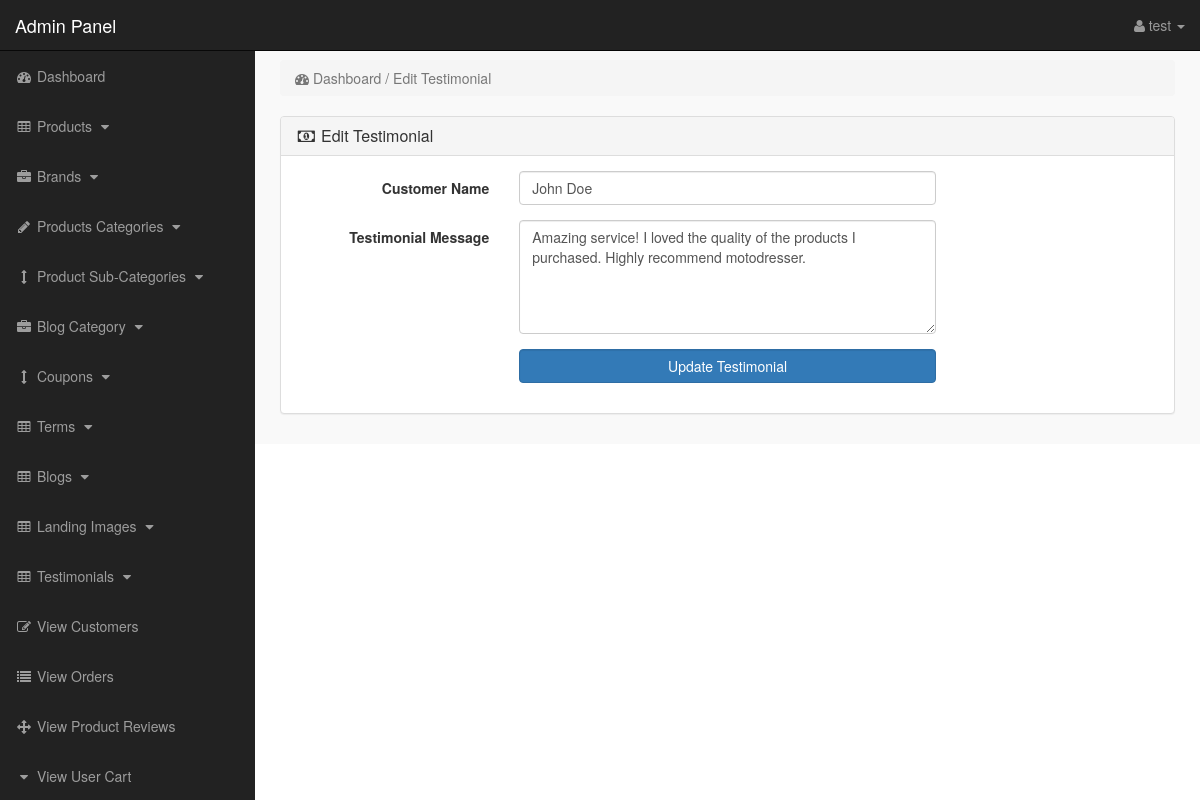
The app's page /admin_area/index?edit_testimonial=1 (signed in) with its own data.
### tables this page shows
CREATE TABLE `testimonials` (
  `id` int(11) NOT NULL,
  `t_name` varchar(100) NOT NULL,
  `t_message` text NOT NULL,
  `t_date_created` datetime DEFAULT current_timestamp(),
  `t_date_updated` datetime DEFAULT current_timestamp()
);

### admin_area/edit_testimonial.php (the view, shortened to what this page needs)
<?php
if (!isset($_SESSION['admin_email'])) {
    echo "<script>window.open('login','_self')</script>";
} else {
?>
    <?php
    if (isset($_GET['edit_testimonial'])) {
        $edit_testimonial = $_GET['edit_testimonial'];
        $get_testimonial = "SELECT * FROM testimonials WHERE id='$edit_testimonial'";
        $run_testimonial = mysqli_query($con, $get_testimonial);
        $row_testimonial = mysqli_fetch_array($run_testimonial);
        $t_name = $row_testimonial['t_name'];
        $t_message = $row_testimonial['t_message'];
    }
    ?>
    <div class="row">
        <div class="col-lg-12">
            <ol class="breadcrumb">
                <li class="active">
                    <i class="fa fa-dashboard"></i> Dashboard / Edit Testimonial
                </li>
            </ol>
        </div>
    </div>
    <div class="row">
        <div class="col-lg-12">
            <div class="panel panel-default">
                <div class="panel-heading">
                    <h3 class="panel-title">
                        <i class="fa fa-money fa-fw"> </i> Edit Testimonial
                    </h3>
                </div>
                <div class="panel-body">
                    <form class="form-horizontal" action="" method="post">
                        <div class="form-group">
                            <label class="col-md-3 control-label"> Customer Name </label>
                            <div class="col-md-6">
                                <input type="text" name="t_name" class="form-control" value="<?php echo htmlspecialchars($t_name); ?>" required>
                            </div>
                        </div>
                        <div class="form-group">
                            <label class="col-md-3 control-label"> Testimonial Message </label>
                            <div class="col-md-6">
                                <textarea name="t_message" class="form-control" rows="5" required><?php echo htmlspecialchars($t_message); ?></textarea>
                            </div>
                        </div>
                        <div class="form-group">
                            <label class="col-md-3 control-label"> </label>
                            <div class="col-md-6">
                                <input type="submit" name="update" class="form-control btn btn-primary" value=" Update Testimonial ">
                            </div>
                        </div>
                    </form>
                </div>
            </div>
        </div>
    </div>
<?php } ?>

### admin_area/includes/sidebar.php (shortened to what this page needs)
<?php
if (!isset($_SESSION['admin_email'])) {
    echo "<script>window.open('login','_self')</script>";
} else {
?>
    <nav class="navbar navbar-inverse navbar-fixed-top">
        <div class="navbar-header">
            <a class="navbar-brand" href="index?dashboard">Admin Panel</a>
        </div>
        <ul class="nav navbar-right top-nav">
            <li class="dropdown">
                <a href="#" class="dropdown-toggle" data-toggle="dropdown">
                    <i class="fa fa-user"></i>
                    <?php echo $admin_name; ?> <b class="caret"></b>
                </a>
            </li>
        </ul>
        <div class="collapse navbar-collapse navbar-ex1-collapse">
            <ul class="nav navbar-nav side-nav">
                <li>
                    <a href="index?dashboard">
                        <i class="fa fa-fw fa-dashboard"></i> Dashboard
                    </a>
                </li>
                <li>
                    <a href="#" data-toggle="collapse" data-target="#products">
                        <i class="fa fa-fw fa-table"></i> Products
                        <i class="fa fa-fw fa-caret-down"></i>
                    </a>
                </li>
                <li>
                    <a href="#" data-toggle="collapse" data-target="#manufacturers">
                        <i class="fa fa-fw fa-briefcase"></i> Brands
                        <i class="fa fa-fw fa-caret-down"></i>
                    </a>
                </li>
                <li>
                    <a href="#" data-toggle="collapse" data-target="#p_cat">
                        <i class="fa fa-fw fa-pencil"></i> Products Categories
                        <i class="fa fa-fw fa-caret-down"></i>
                    </a>
                </li>
                <li>
                    <a href="#" data-toggle="collapse" data-target="#cat">
                        <i class="fa fa-fw fa-arrows-v"></i> Product Sub-Categories
                        <i class="fa fa-fw fa-caret-down"></i>
                    </a>
                </li>
                <li>
                    <a href="#" data-toggle="collapse" data-target="#blog_category">
                        <i class="fa fa-fw fa-briefcase"></i> Blog Category
                        <i class="fa fa-fw fa-caret-down"></i>
                    </a>
                </li>
                <li>
                    <a href="#" data-toggle="collapse" data-target="#coupons">
                        <i class="fa fa-fw fa-arrows-v"></i> Coupons
                        <i class="fa fa-fw fa-caret-down"></i>
                    </a>
                </li>
                <li>
                    <a href="#" data-toggle="collapse" data-target="#terms">
                        <i class="fa fa-fw fa-table"></i> Terms
                        <i class="fa fa-fw fa-caret-down"></i>
                    </a>
                </li>
                <li>
                    <a href="#" data-toggle="collapse" data-target="#blogs">
                        <i class="fa fa-fw fa-table"></i> Blogs
                        <i class="fa fa-fw fa-caret-down"></i>
                    </a>
                </li>
                <li>
                    <a href="#" data-toggle="collapse" data-target="#landing_images">
                        <i class="fa fa-fw fa-table"></i> Landing Images
                        <i class="fa fa-fw fa-caret-down"></i>
                    </a>
                </li>
                <li>
                    <a href="#" data-toggle="collapse" data-target="#testimonials">
                        <i class="fa fa-fw fa-table"></i> Testimonials
                        <i class="fa fa-fw fa-caret-down"></i>
                    </a>
                </li>
                <li>
                    <a href="index?view_customers">
                        <i class="fa fa-fw fa-edit"></i> View Customers
                    </a>
                </li>
                <li>
                    <a href="index?view_orders">
                        <i class="fa fa-fw fa-list"></i> View Orders
                    </a>
                </li>
                <li>
                    <a href="index?view_product_reviews">
                        <i class="fa fa-fw fa-arrows"></i> View Product Reviews
                    </a>
                </li>
                <li>
                    <a href="index?view_user_cart">
                        <i class="fa fa-fw fa-caret-down"></i> View User Cart
                    </a>
                </li>
            </ul>
        </div>
    </nav>
<?php } ?>

### admin_area/css/style.css (style rules this page uses)
body { margin-top:100px; }
@media (min-width: 768px) { body { margin-top:50px; } }
.top-nav { padding:0 15px; }
.top-nav>li { display:inline-block; float:left; }
.top-nav>li>a { padding-top:15px; padding-bottom:15px; line-height:20px; color:#999; }
@media (min-width: 768px) { .side-nav { position:fixed; top:51px; width:255px; border-radius:0; overflow-y:auto; background-color: #222; bottom:0; overflow-x:hidden; padding-bottom:40px; } }
@media (min-width: 768px) { .side-nav>li>a { width:255px; } }
.panel-body { border-radius:5px; }

### records on screen
testimonials: t_name "John Doe", t_message "Amazing service! I loved the quality of the products I purchased. Highly recommend motodresser."

### other values on screen
$admin_name "test"
